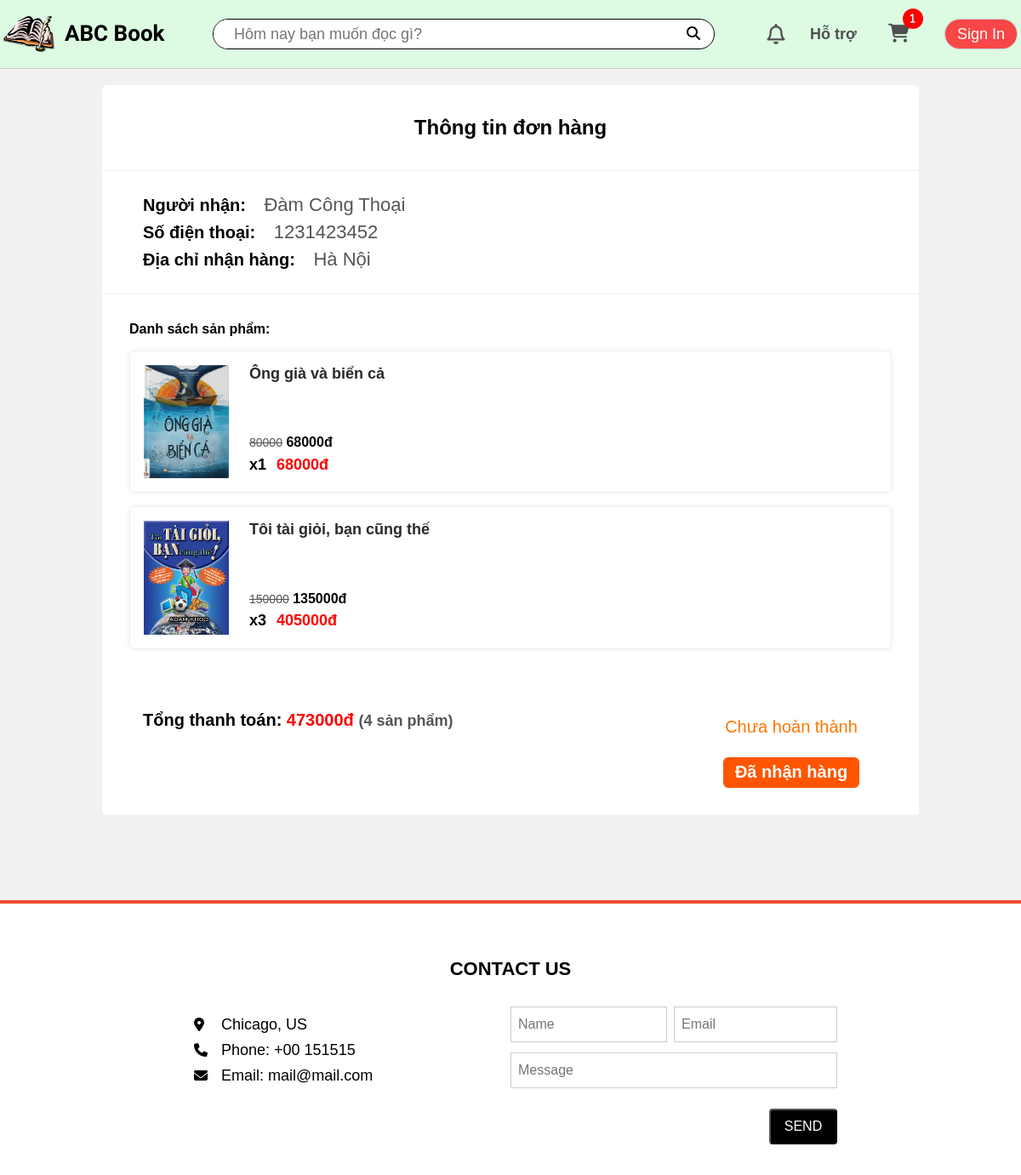
/order/details/104 (signed in), run on the app's committed database.
### app/models.py (models this page shows, shortened)
class Cart(models.Model):
    customer = models.OneToOneField(User, on_delete=models.CASCADE, blank=True, null=True)
    def getCartItemsAmount(self):
        cartItems = self.cartitem_set.all()
        total = sum([item.quantity for item in cartItems])
        return total

class CartItem(models.Model):
    product = models.ForeignKey(Product, on_delete=models.SET_NULL, blank=True, null=True)
    cart = models.ForeignKey(Cart, on_delete=models.SET_NULL, blank=True, null=True)
    quantity = models.IntegerField(default=0, null=True, blank=True)
    dateAdded = models.DateTimeField(auto_now_add=True)

class Order(models.Model):
    customer = models.ForeignKey(User, on_delete=models.SET_NULL, blank=True, null=True)
    name = models.CharField(max_length=100, null=True)
    address = models.CharField(max_length=250, null=True)
    phoneNumber = models.CharField(max_length=10, null=True)
    dateOrder = models.DateTimeField(auto_now_add=True)
    complete = models.BooleanField(default=False, null=True, blank=False)
    active = models.BooleanField(default=False)
    isPaid = models.BooleanField(default=False) # Check if the order has been paid
    @property
    def getOrderItemsAmount(self):
        orderitems = self.orderitem_set.all()
        total = sum([item.quantity for item in orderitems])
        return total
    def getOrderTotalPrice(self):
        orderitems = self.orderitem_set.all()
        total = sum([item.get_total for item in orderitems])
        return total

class OrderItem(models.Model):
    product = models.ForeignKey(Product, on_delete=models.SET_NULL, blank=True, null=True)
    order = models.ForeignKey(Order, on_delete=models.SET_NULL, blank=True, null=True)
    quantity = models.IntegerField(default=0, null=True, blank=True)
    dateAdded = models.DateTimeField(auto_now_add=True)
    @property
    def get_total(self):
        return self.product.price * self.quantity

class Product(models.Model):
    name = models.CharField(max_length=100, null=True)
    price = models.IntegerField()
    cost = models.IntegerField()
    image = models.ImageField(upload_to='product', null=True, blank=True)
    publisher = models.CharField(default='N/A', max_length=100, null=True, blank=True)
    author = models.CharField(default='N/A', max_length=100, null=True, blank=True)
    description = models.CharField(default='Người bán chưa cung cấp thông tin mô tả sản phẩm.', max_length=3000, null=True, blank=True)
    slugName = models.SlugField(unique=True, null=True, blank=True)
    CATEGORY_CHOICES = [
        ('category0', 'Nổi bật'),
        ('category1', 'Sách văn học'),
        ('category2', 'Sách kinh tế'),
        ('category3', 'Sách thiếu nhi'),
        ('category4', 'Sách giáo khoa'),
        ('category5', 'Sách ngoại ngữ'),
        ('category6', 'Tâm lý - kĩ năng sống'),
        ('category7', 'Tiểu sử - hồi ký'),
    ]
    category = models.CharField(
        max_length=30,
        choices=CATEGORY_CHOICES,
        default='category0',
    )
    @property
    def imageURL(self):
        try:
            url = self.image.url
        except:
            url = 'static/app/images/icon-camera.png'
        return url

### app/views.py (the view)
# urls.py: path('order/details/<int:order_id>', views.orderDetails, name='order-details'),
def orderDetails(request, order_id):
    if request.user.is_authenticated:
        customer = request.user
        cart, created = Cart.objects.get_or_create(customer=customer)
        try:
            order = get_object_or_404(Order, customer=customer, id=order_id)
            items = order.orderitem_set.all()
        except Http404:
            order = {'get_cart_items':0, 'get_cart_total':0}
            items = []
    else:
        customer = None
        cart = {'getCartItemsAmount': 0}
        order = {'get_cart_items':0, 'get_cart_total':0}
        items = []
    context = {'cart': cart ,'order': order, 'items': items}
    return render(request, 'app/orderdetail.html', context)

### app/models.py (called while the page is built)
    @property
    def avatarURL(self):
        url = '/static/app/images/avatar-icon.png'
        try:
            url = self.avatar.url
        except:
            url = '/static/app/images/avatar-icon.png'
        return url

### app/templates/app/orderdetail.html (shortened to what this page needs)
{% extends 'app/base.html' %}
{% load static %}
{% block title %}
    <link rel="stylesheet" href="{% static 'app/css/orderdetail.css' %}"/>
{% endblock title %}
{% block content %}
    <div class="order-details">
        <h2 class="order-details__heading">Thông tin đơn hàng</h2>
        <div class="customer">
            <h4>Người nhận: <span>{{order.name}}</span></h4>
            <h4>Số điện thoại: <span>{{order.phoneNumber}}</span></h4>
            <h4>Địa chỉ nhận hàng: <span>{{order.address}}</span></h4>
        </div>
        <div class="list-product">
            <h4 class="list-product__heading">Danh sách sản phẩm:</h4>
            {% for item in items %}
                <a class="product" href="{% url 'book' item.product.slugName %}">
                    <img class="product__img" src="{{item.product.imageURL}}">
                    <div class="product__info">
                        <h4 class="info__heading">{{item.product.name}}</h4>
                        <div class="info__body">
                            <div class="info__body-price">
                                <del>{{item.product.cost}}</del>
                                {{item.product.price}}đ
                            </div>
                            <div class="total-price">
                                <div class="total-price__quantity">x{{item.quantity}}</div>
                                <div class="total-price__total">{{item.get_total}}đ</div>
                            </div>
                        </div>
                    </div>
                </a>
            {% endfor %}
        </div>
        <div class="order-details__controls">
            <div class="order-details__bill">
                Tổng thanh toán: <span>{{order.getOrderTotalPrice}}đ</span>
                <label>({{order.getOrderItemsAmount}} sản phẩm)</label>
            </div>
            <div class="order-details__status">
                {% if order.isPaid %}
                    {% if order.complete %}
                        <label style="color: #31af91">Đã hoàn thành</label>
                        <button data-order="{{order.id}}" type="button" disabled class="order-demo-button order__complete complete">
                            <img src="{% static 'app/images/success-icon.png' %}">
                        </button>
                    {% else %}
                        <label style="color: #ff7600">Chưa hoàn thành</label>
                        <button data-order="{{order.id}}" type="button" class="order-demo-button order__complete">Đã nhận hàng</button>
                    {% endif %}
                {% else %}
                    <label style="color: #ff0000">Chưa thanh toán</label>
                    <button data-order="{{order.id}}" type="button" class="order-demo-button order__pay-again">Thanh toán</button>
                {% endif %}
            </div>
        </div>
    </div>
{% endblock content %}

### app/templates/app/base.html (shortened to what this page needs)
{% load static %}
<!DOCTYPE html>
<html lang="en">
<head>
    {% block title %}{% endblock title %}
    <link rel="stylesheet" href="https://cdnjs.cloudflare.com/ajax/libs/font-awesome/6.4.2/css/all.min.css">
    <link rel="stylesheet" href="{% static 'app/css/reset.css' %}"/>
    <link rel="stylesheet" href="{% static 'app/css/base.css' %}"/>
    <link rel="stylesheet" href="{% static 'app/css/responsive.css' %}"/>
</head>
<body>
    <header>
        <div class="header">
            <div class="nav grid">
                <div class="nav__logo">
                    <a href="{% url 'home' %}" class="logo-link">
                        <img class="logo-link__icon pc" src="{% static 'app/images/book-logo.png' %}" alt="">
                        <h2 class="logo-link__heading">ABC Book</h2>
                    </a>
                </div>
                <div class="nav__search">
                    <input id="search-input" class="search__input tablet pc" type="text" placeholder="Hôm nay bạn muốn đọc gì?">
                    <button id="search-button" type="button" class="search__btn">
                        <i class="fa-solid fa-magnifying-glass"></i>
                    </button>
                </div>
                <div class="nav__notify pc tablet">
                    <div class="nav__notify-icon">
                        <a href="{% url 'notifications' %}" class="nav__notify-link">
                            <i class="fa-regular fa-bell"></i>
                        </a>
                    </div>
                </div>
                <div class="nav__support pc tablet">
                    <a href="" class="nav__support-link">Hỗ trợ</a>
                </div>
                <div class="nav__cart pc tablet">
                    <a href="{% url 'cart' %}" class="nav__cart-link">
                        <i class="fa-solid fa-cart-shopping"><div class="nav__cart-quantity">{{cart.getCartItemsAmount}}</div></i>
                    </a>
                </div>
                <div class="nav__user">
                    <button type="button" id="sign-btn" class="sign-btn">Sign In</button>
                </div>
            </div>
        </div>
    </header>
    {% block content %}{% endblock content %}
    {% block footer %}
        <footer class="footer">
            <div class="wrapper">
                <h2 class="heading">CONTACT US</h2>
                <div class="contact">
                    <div class="contact__info">
                        <ul style="list-style: none;">
                            <li><i class="fa-solid fa-location-dot"></i>Chicago, US</li>
                            <li><i class="fa fa-phone"></i>Phone: +00 151515</li>
                            <li><i class="fa fa-envelope"></i>Email: mail@mail.com</li>
                        </ul>
                    </div>
                    <div class="contact__form">
                        <div class="form__input"><input type="text" placeholder="Name" ></div>
                        <div class="form__input"><input type="text" placeholder="Email"></div>
                        <div class="form__message"><input type="text" placeholder="Message"></div>
                        <button type="button" class="form__send-btn">SEND</button>
                    </div>
                </div>
            </div>
        </footer>
    {% endblock footer %}
</body>
</html>

### app/static/app/css/orderdetail.css (style rules this page uses)
.order-details { width: 960px; max-width: 100%; margin: 100px auto; background-color: #fff; border-radius: 6px; }
a { text-decoration: none; color: #000; }
.order-details .order-details__heading { width: 100%; padding: 36px 0; font-size: 24px; text-align: center; border-bottom: 1px solid #eee; }
.order-details .customer { width: 100%; padding: 24px; padding-left: 48px; border-bottom: 1px solid #eee; }
.order-details .customer h4 { font-size: 20px; line-height: 32px; }
.order-details .customer span { margin-left: 16px; font-size: 22px; font-weight: 300; color: #555; }
.order-details .list-product { width: 100%; padding: 32px; }
.order-details .list-product .product { display: flex; width: 100%; margin: 16px 0; padding: 16px 0; border: 1px solid #eee; border-radius: 6px; box-shadow: 0 0 5px 1px #f3f3f3; }
.order-details .list-product .product__img { width: 100px; max-width: 20%; aspect-ratio: 3/4; margin-left: 16px; margin-right: 24px; }
.order-details .list-product .product__info { display: flex; flex-direction: column; justify-content: space-between; }
.order-details .list-product .info__heading { font-size: 18px; font-weight: 600; color: #2a2a2a; width: 100%; flex: 1; }
.order-details .list-product .info__body-price { font-size: 16px; font-weight: 600; }
.order-details .list-product .info__body-price del { font-size: 14px; font-weight: 300; color: #555; }
.order-details .list-product .total-price { display: flex; padding: 6px 0; }
.order-details .list-product .total-price__quantity { font-size: 18px; font-weight: 600; padding-right: 12px; }
.order-details .list-product .total-price__total { font-size: 18px; font-weight: 600; color: #ff0000; }
.order-details .order-details__controls { display: flex; }
.order-details .order-details__bill { flex: 1; width: 100%; padding: 24px; padding-left: 48px; font-size: 20px; font-weight: 600; }
.order-details .order-details__bill span { color: #ff0000; }
.order-details .order-details__bill label { font-size: 18px; color: #555; }
.order-details .order-details__status { width: 300px; max-width: 50%; padding: 32px 0; font-size: 20px; display: flex; align-items: center; flex-direction: column; justify-content: space-between; }
.order-details .order-details__status .order-demo-button { width: 160px; height: 36px; margin-top: 24px; border: none; border-radius: 6px; background-color: #ff5500; cursor: pointer; color: #fff; font-size: 20px; font-weight: 600; }

### app/static/app/css/responsive.css (style rules this page uses)
.pc, .tablet, .mobile { display: none; }
@media only screen and (min-width: 1024px) { .pc { display: block; } }

### data on the page
Cart: getCartItemsAmount "1"
Order: name "Đàm Công Thoại", phoneNumber "1231423452", address "Hà Nội", getOrderTotalPrice "473000", getOrderItemsAmount "4"
OrderItem: product.imageURL (picture), product.name "Ông già và biển cả", product.cost "80000", product.price "68000", quantity "1", get_total "68000"
OrderItem: product.imageURL (picture), product.name "Tôi tài giỏi, bạn cũng thế", product.cost "150000", product.price "135000", quantity "3", get_total "405000"
